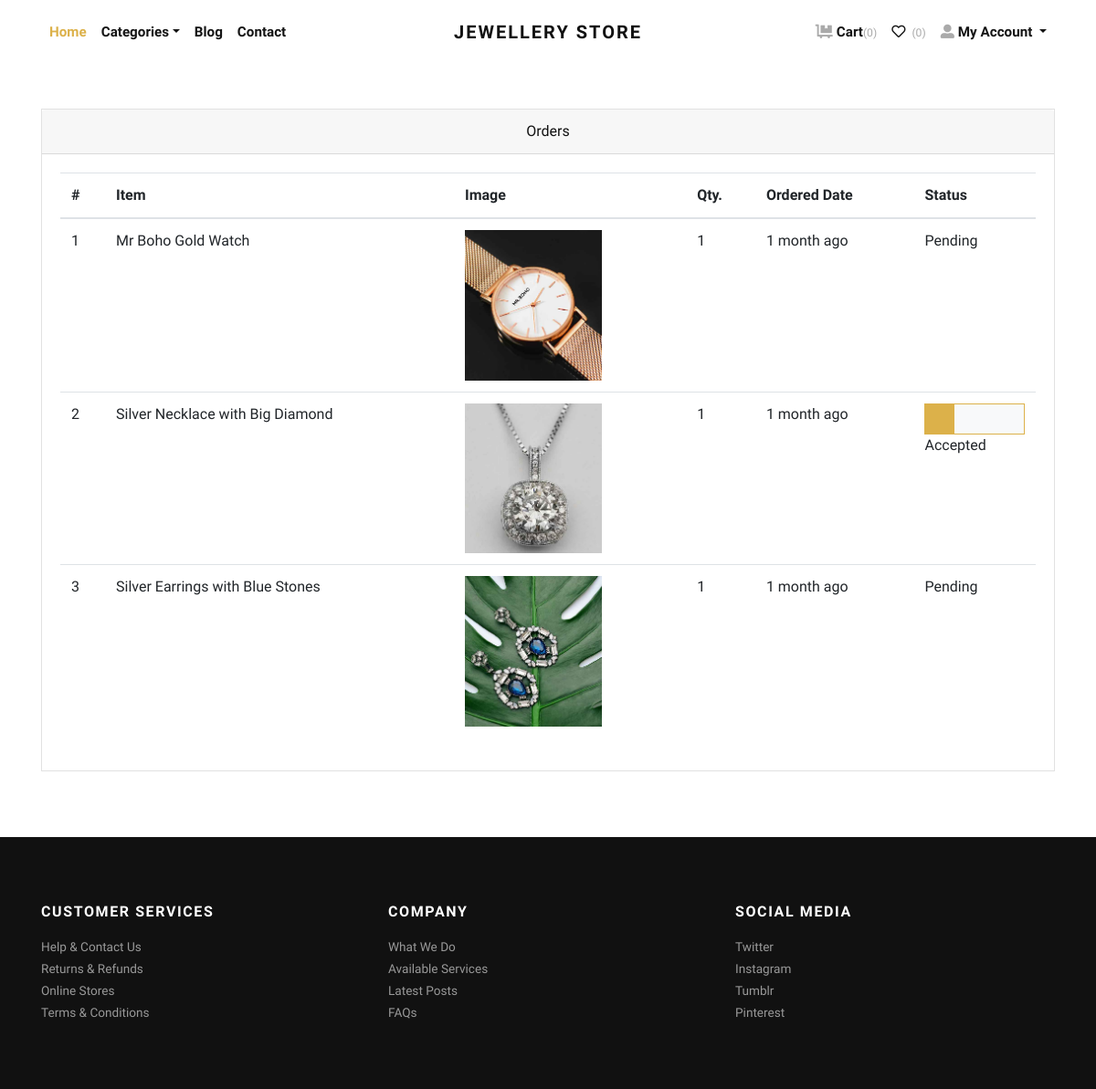
The page /orders/ (signed in) on the database its author committed.
### store/models.py (models this page shows, shortened)
class Order(models.Model):
    user = models.ForeignKey(User, verbose_name="User", on_delete=models.CASCADE)
    address = models.ForeignKey(Address, verbose_name="Shipping Address", on_delete=models.CASCADE)
    product = models.ForeignKey(Product, verbose_name="Product", on_delete=models.CASCADE)
    quantity = models.PositiveIntegerField(verbose_name="Quantity")
    ordered_date = models.DateTimeField(auto_now_add=True, verbose_name="Ordered Date")
    status = models.CharField(
        choices=STATUS_CHOICES,
        max_length=50,
        default="Pending"
        )

class Product(models.Model):
    title = models.CharField(max_length=150, verbose_name="Product Title")
    slug = models.SlugField(max_length=160, verbose_name="Product Slug")
    sku = models.CharField(max_length=255, unique=True, verbose_name="Unique Product ID (SKU)")
    short_description = models.TextField(verbose_name="Short Description")
    detail_description = models.TextField(blank=True, null=True, verbose_name="Detail Description")
    product_image = models.ImageField(upload_to='product', blank=True, null=True, verbose_name="Product Image")
    price = models.DecimalField(max_digits=8, decimal_places=2)
    category = models.ForeignKey(Category, verbose_name="Product Categoy", on_delete=models.CASCADE)
    is_active = models.BooleanField(verbose_name="Is Active?")
    is_featured = models.BooleanField(verbose_name="Is Featured?")
    created_at = models.DateTimeField(auto_now_add=True, verbose_name="Created Date")
    updated_at = models.DateTimeField(auto_now=True, verbose_name="Updated Date")
    class Meta:
        verbose_name_plural = 'Products'
        ordering = ('-created_at', )

### store/views.py (the view)
# urls.py: path('orders/', views.orders, name="orders"),
@login_required
def orders(request):
    all_orders = Order.objects.filter(user=request.user).order_by('-ordered_date')
    return render(request, 'store/orders.html', {'orders': all_orders})

### store/context_preprocessors.py (called while the page is built)
def store_menu(request):
    categories = Category.objects.filter(is_active=True)
    context = {
        'categories_menu': categories,
    }
    return context

def cart_menu(request):
    if request.user.is_authenticated:
        cart_items= Cart.objects.filter(user=request.user)
        context = {
            'cart_items': cart_items,
        }
    else:
        context = {}
    return context

### templates/store/orders.html (shortened to what this page needs)
{% extends 'base.html' %}
{% load static %}
{% load humanize %}
    {% block content %}
      <div class="container py-5">
        <div class="row">
          <div class="col-lg-12">
            <div class="card mb-4" id="tables">
              <div class="card-header text-center">Orders</div>
              <div class="card-body">
                <table class="table table-hover">
                  <thead>
                    <tr>
                      <th>#</th>
                      <th>Item</th>
                      <th>Image</th>
                      <th>Qty.</th>
                      <th>Ordered Date</th>
                      <th>Status</th>
                    </tr>
                  </thead>
                  <tbody>
                    {% if orders %}
                    {% for order in orders %}
                    <tr>
                      <td>{{forloop.counter}}</td>
                      <td>{{order.product.title}}</td>
                      <td>
                        {% if order.product.product_image %}
                          <img src="{{order.product.product_image.url}}" alt="{{order.product.product_ttile}}" style="width:150px;">
                        {% endif %}
                      </td>
                      <td>{{order.quantity}}</td>
                      <td>{{order.ordered_date|naturaltime}}</td>
                      <td>
                        {% if order.status == 'Accepted' %}
                        <div class="bg-light border border-primary">
                            <div class="p-3 bg-primary" style="width:0;"></div>
                        </div>
                        {% endif %}
                        {{order.status}}
                      </td>
                    </tr>
                    {% endfor %}
                    {% endif %}
                  </tbody>
                </table>
              </div>
            </div>
          </div>
        </div>
      </div>
{% endblock content %}

### jewelryshop/static/css/style.default.css (style rules this page uses)
.border { border: 1px solid #dee2e6 !important; }
.border-primary { border-color: #dcb14a !important; }
body { font-family: "Libre Franklin", sans-serif; font-size: 1rem; font-weight: 400; line-height: 1.5; color: #111111; background-color: #fff; }
.bg-primary { background-color: #dcb14a !important; }
.bg-light { background-color: #f8f9fa !important; }
.card { background-color: #fff; border: 1px solid rgba(17, 17, 17, 0.125); border-radius: 0; }
.card-body { padding: 1.25rem; }
.card-header { padding: 0.75rem 1.25rem; background-color: rgba(17, 17, 17, 0.03); border-bottom: 1px solid rgba(17, 17, 17, 0.125); }
.card-header:first-child { border-radius: calc(0 - 1px) calc(0 - 1px) 0 0; }

### rows shown on the page
Order: product "Mr Boho Gold Watch", product.product_image (picture), quantity "1", ordered_date "1 month ago", status "Pending"
Order: product "Silver Necklace with Big Diamond", product.product_image (picture), quantity "1", ordered_date "1 month ago", status "Accepted"
Order: product "Silver Earrings with Blue Stones", product.product_image (picture), quantity "1", ordered_date "1 month ago", status "Pending"

### other values the page prints
{{ cart_items.count }} "0"
